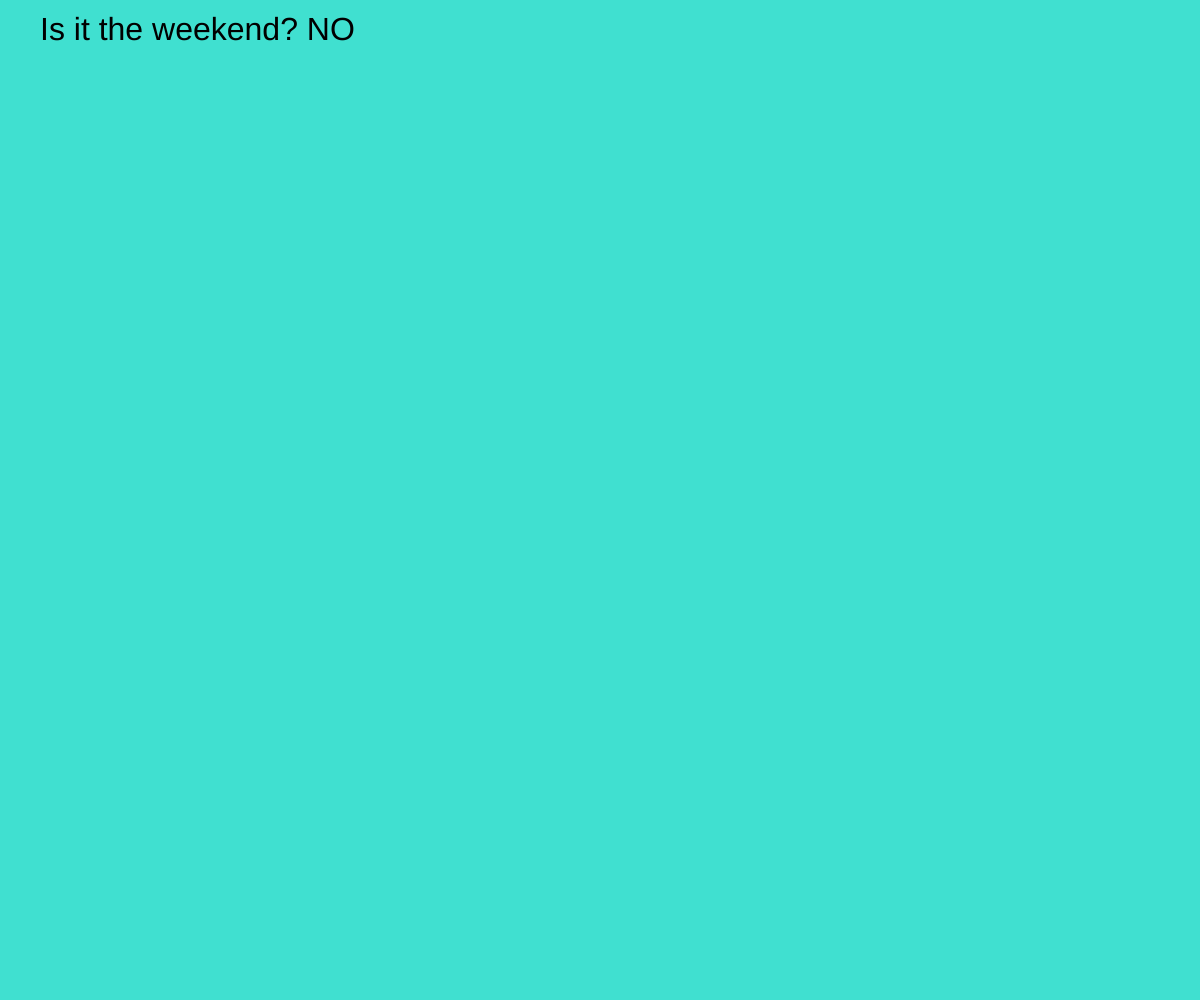
Frame 1 (no input)
Frame 60 (no input): identical to frame 1, image omitted
Frame 120 (the mouse pressed at the canvas centre since frame 60): identical to frame 1, image omitted

The p5.js sketch that drew this single still picture (run headless with seeded random() and noise() and a simulated clock; from frame 60 on, the mouse is pressed at the canvas centre):

// p5.js sketch
// ── sketch.js
var answer = 'NO'

function setup(){
  createCanvas(windowWidth, windowHeight)
}

function draw(){
    background('turquoise')
    textSize(32)
    fill('black')
    text('Is it the weekend? ' + answer, 40, 40)
}
